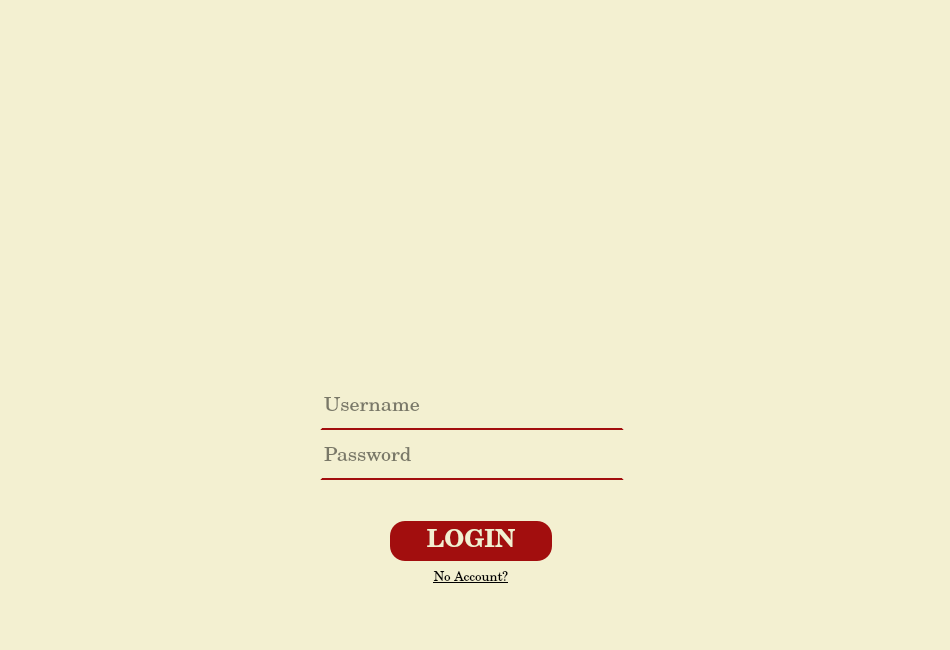
<?xml version="1.0" encoding="UTF-8"?>
<ui version="4.0">
 <class>Form</class>
 <widget class="QWidget" name="Form">
  <property name="geometry">
   <rect>
    <x>0</x>
    <y>0</y>
    <width>950</width>
    <height>650</height>
   </rect>
  </property>
  <property name="minimumSize">
   <size>
    <width>950</width>
    <height>650</height>
   </size>
  </property>
  <property name="maximumSize">
   <size>
    <width>950</width>
    <height>650</height>
   </size>
  </property>
  <property name="windowTitle">
   <string>Form</string>
  </property>
  <widget class="QWidget" name="widget" native="true">
   <property name="geometry">
    <rect>
     <x>0</x>
     <y>0</y>
     <width>951</width>
     <height>650</height>
    </rect>
   </property>
   <property name="styleSheet">
    <string notr="true">background-color: rgb(243, 240, 209);</string>
   </property>
   <widget class="QLabel" name="titleLB_2">
    <property name="geometry">
     <rect>
      <x>275</x>
      <y>-10</y>
      <width>400</width>
      <height>400</height>
     </rect>
    </property>
    <property name="minimumSize">
     <size>
      <width>400</width>
      <height>400</height>
     </size>
    </property>
    <property name="font">
     <font>
      <family>Verdana</family>
      <pointsize>40</pointsize>
      <bold>true</bold>
     </font>
    </property>
    <property name="styleSheet">
     <string notr="true">color: rgb(0, 0, 0, 0);</string>
    </property>
    <property name="frameShape">
     <enum>QFrame::NoFrame</enum>
    </property>
    <property name="frameShadow">
     <enum>QFrame::Plain</enum>
    </property>
    <property name="lineWidth">
     <number>0</number>
    </property>
    <property name="text">
     <string/>
    </property>
    <property name="pixmap">
     <pixmap resource="resources.qrc">:/Icons/Icons/LIBMOV.png</pixmap>
    </property>
    <property name="scaledContents">
     <bool>true</bool>
    </property>
    <property name="alignment">
     <set>Qt::AlignCenter</set>
    </property>
   </widget>
   <widget class="QWidget" name="layoutWidget">
    <property name="geometry">
     <rect>
      <x>390</x>
      <y>520</y>
      <width>162</width>
      <height>73</height>
     </rect>
    </property>
    <layout class="QVBoxLayout" name="verticalLayout_3">
     <property name="spacing">
      <number>3</number>
     </property>
     <item>
      <widget class="QPushButton" name="loginButton">
       <property name="minimumSize">
        <size>
         <width>160</width>
         <height>40</height>
        </size>
       </property>
       <property name="font">
        <font>
         <family>Century Schoolbook</family>
         <pointsize>18</pointsize>
         <bold>true</bold>
        </font>
       </property>
       <property name="styleSheet">
        <string notr="true">background-color: rgb(162, 14, 14);
color: rgb(243, 240, 209);
border-radius: 15px;</string>
       </property>
       <property name="text">
        <string>LOGIN</string>
       </property>
       <property name="checkable">
        <bool>true</bool>
       </property>
       <property name="autoExclusive">
        <bool>true</bool>
       </property>
       <property name="flat">
        <bool>false</bool>
       </property>
      </widget>
     </item>
     <item>
      <widget class="QPushButton" name="signupButton">
       <property name="minimumSize">
        <size>
         <width>75</width>
         <height>25</height>
        </size>
       </property>
       <property name="font">
        <font>
         <family>Century Schoolbook</family>
         <pointsize>10</pointsize>
         <italic>false</italic>
         <underline>true</underline>
        </font>
       </property>
       <property name="text">
        <string>No Account?</string>
       </property>
       <property name="checkable">
        <bool>true</bool>
       </property>
       <property name="autoExclusive">
        <bool>true</bool>
       </property>
       <property name="flat">
        <bool>true</bool>
       </property>
      </widget>
     </item>
    </layout>
   </widget>
   <widget class="QWidget" name="layoutWidget_2">
    <property name="geometry">
     <rect>
      <x>320</x>
      <y>390</y>
      <width>304</width>
      <height>118</height>
     </rect>
    </property>
    <layout class="QVBoxLayout" name="verticalLayout_2">
     <property name="spacing">
      <number>8</number>
     </property>
     <item>
      <layout class="QVBoxLayout" name="verticalLayout">
       <property name="spacing">
        <number>10</number>
       </property>
       <item>
        <widget class="QLineEdit" name="usernameLED">
         <property name="minimumSize">
          <size>
           <width>300</width>
           <height>40</height>
          </size>
         </property>
         <property name="font">
          <font>
           <family>Century Schoolbook</family>
           <pointsize>15</pointsize>
          </font>
         </property>
         <property name="autoFillBackground">
          <bool>false</bool>
         </property>
         <property name="styleSheet">
          <string notr="true">background-color: rgb(243, 240, 209);
border: 2px solid rgb(243, 240, 209);
border-bottom-color: rgb(162, 14, 14);
color: rgb(0, 0, 0);
padding-bottom: 8px;</string>
         </property>
         <property name="frame">
          <bool>true</bool>
         </property>
         <property name="alignment">
          <set>Qt::AlignLeading|Qt::AlignLeft|Qt::AlignVCenter</set>
         </property>
         <property name="placeholderText">
          <string>Username</string>
         </property>
        </widget>
       </item>
       <item>
        <widget class="QLineEdit" name="passwordLED">
         <property name="minimumSize">
          <size>
           <width>300</width>
           <height>40</height>
          </size>
         </property>
         <property name="font">
          <font>
           <family>Century Schoolbook</family>
           <pointsize>15</pointsize>
          </font>
         </property>
         <property name="autoFillBackground">
          <bool>false</bool>
         </property>
         <property name="styleSheet">
          <string notr="true">background-color: rgb(243, 240, 209);
border: 2px solid rgb(243, 240, 209);
border-bottom-color: rgb(162, 14, 14);
color: rgb(0, 0, 0);
padding-bottom: 8px;</string>
         </property>
         <property name="frame">
          <bool>true</bool>
         </property>
         <property name="alignment">
          <set>Qt::AlignLeading|Qt::AlignLeft|Qt::AlignVCenter</set>
         </property>
         <property name="placeholderText">
          <string>Password</string>
         </property>
        </widget>
       </item>
      </layout>
     </item>
     <item>
      <widget class="QLabel" name="errorLabel">
       <property name="font">
        <font>
         <family>Century Schoolbook</family>
         <pointsize>10</pointsize>
        </font>
       </property>
       <property name="styleSheet">
        <string notr="true">color: rgb(229, 9, 20);</string>
       </property>
       <property name="text">
        <string/>
       </property>
       <property name="alignment">
        <set>Qt::AlignCenter</set>
       </property>
      </widget>
     </item>
    </layout>
   </widget>
  </widget>
 </widget>
 <resources>
  <include location="resources.qrc"/>
 </resources>
 <connections/>
</ui>
